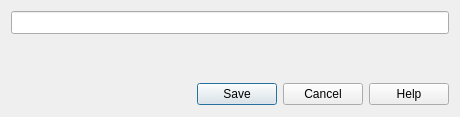
<?xml version="1.0" encoding="UTF-8"?>
<ui version="4.0">
 <class>InputDialog</class>
 <widget class="QDialog" name="InputDialog">
  <property name="geometry">
   <rect>
    <x>0</x>
    <y>0</y>
    <width>460</width>
    <height>117</height>
   </rect>
  </property>
  <property name="minimumSize">
   <size>
    <width>283</width>
    <height>70</height>
   </size>
  </property>
  <property name="maximumSize">
   <size>
    <width>460</width>
    <height>117</height>
   </size>
  </property>
  <property name="windowTitle">
   <string>Dialog</string>
  </property>
  <layout class="QGridLayout" name="gridLayout">
   <property name="verticalSpacing">
    <number>0</number>
   </property>
   <item row="0" column="0">
    <widget class="QLineEdit" name="inputLineEdit">
     <property name="sizePolicy">
      <sizepolicy hsizetype="Expanding" vsizetype="Minimum">
       <horstretch>0</horstretch>
       <verstretch>0</verstretch>
      </sizepolicy>
     </property>
     <property name="minimumSize">
      <size>
       <width>0</width>
       <height>23</height>
      </size>
     </property>
    </widget>
   </item>
   <item row="2" column="0">
    <widget class="QDialogButtonBox" name="buttonBox">
     <property name="sizePolicy">
      <sizepolicy hsizetype="Expanding" vsizetype="Minimum">
       <horstretch>0</horstretch>
       <verstretch>0</verstretch>
      </sizepolicy>
     </property>
     <property name="minimumSize">
      <size>
       <width>0</width>
       <height>23</height>
      </size>
     </property>
     <property name="orientation">
      <enum>Qt::Orientation::Horizontal</enum>
     </property>
     <property name="standardButtons">
      <set>QDialogButtonBox::StandardButton::Cancel|QDialogButtonBox::StandardButton::Help|QDialogButtonBox::StandardButton::Save</set>
     </property>
    </widget>
   </item>
   <item row="1" column="0">
    <spacer name="verticalSpacer">
     <property name="orientation">
      <enum>Qt::Orientation::Vertical</enum>
     </property>
     <property name="sizeHint" stdset="0">
      <size>
       <width>20</width>
       <height>40</height>
      </size>
     </property>
    </spacer>
   </item>
  </layout>
 </widget>
 <resources/>
 <connections>
  <connection>
   <sender>buttonBox</sender>
   <signal>accepted()</signal>
   <receiver>InputDialog</receiver>
   <slot>accept()</slot>
   <hints>
    <hint type="sourcelabel">
     <x>248</x>
     <y>254</y>
    </hint>
    <hint type="destinationlabel">
     <x>157</x>
     <y>274</y>
    </hint>
   </hints>
  </connection>
  <connection>
   <sender>buttonBox</sender>
   <signal>rejected()</signal>
   <receiver>InputDialog</receiver>
   <slot>reject()</slot>
   <hints>
    <hint type="sourcelabel">
     <x>316</x>
     <y>260</y>
    </hint>
    <hint type="destinationlabel">
     <x>286</x>
     <y>274</y>
    </hint>
   </hints>
  </connection>
 </connections>
</ui>
